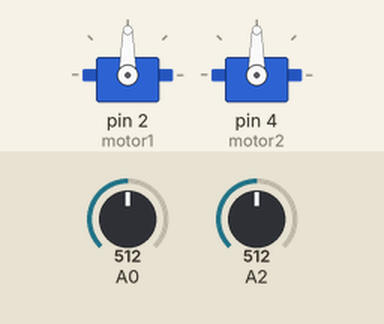
Simulated run of this sketch. Board: Arduino Uno, built with avr-gcc and run on an emulated ATmega328P. On the bench: 2 × servo. The inputs (shaded band) are chosen by the test bench; at power-on: A0 = 512, A2 = 512. What the sketch prints to the serial monitor is not drawn.

Above: at 1.2 s.
1.3 s: A0 set to 561
At 2.5 s:
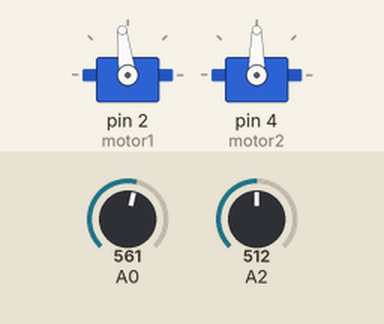
3.9 s: A0 set to 593
At 4.3 s:
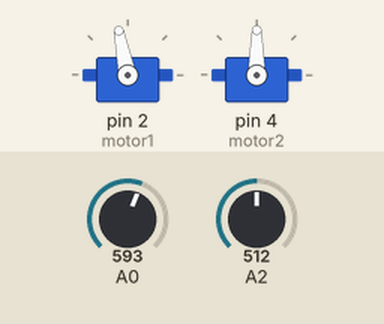
5.4 s: A2 set to 571
At 6.6 s:
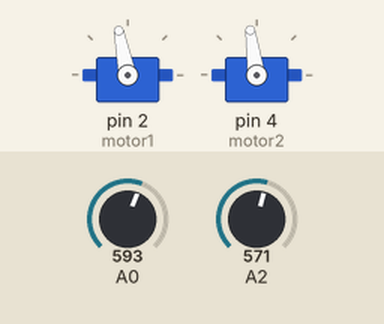
6.9 s: A2 set to 598
At 7.9 s:
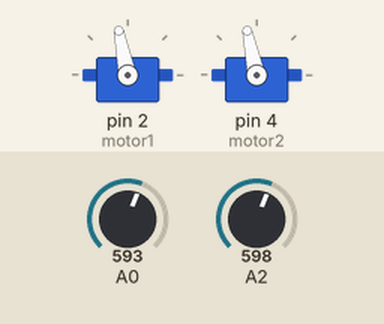
8.4 s: A2 set to 989
At 9.0 s:
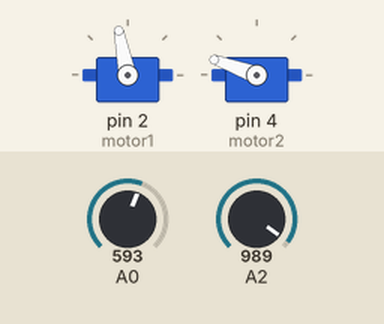
9.9 s: A2 set to 1015
At 10.2 s:
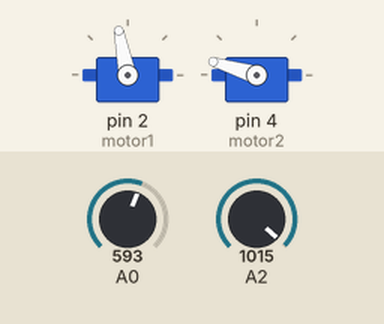
Timing chart, 0 to 12.7 s (numbered marks = the images above; inputs shaded):
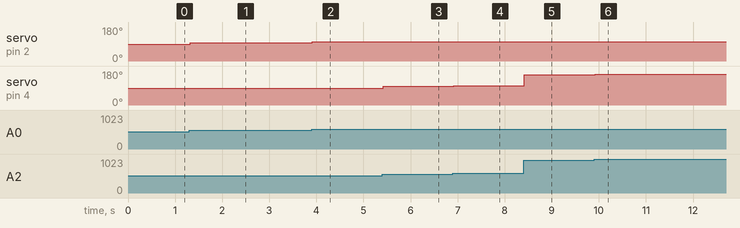

Measured:
- after the input at 1.3 s, servo on pin 2 (motor1): 90° → 97° at once
- after the input at 3.9 s, servo on pin 2 (motor1): 97° → 101° at once
- after the input at 5.4 s, servo on pin 4 (motor2): 90° → 98° at once
- after the input at 6.9 s, servo on pin 4 (motor2): 98° → 102° at once
- after the input at 8.4 s, servo on pin 4 (motor2): 102° → 160° at once
- after the input at 9.9 s, servo on pin 4 (motor2): 160° → 163° at once

The sketch:

servo2.ino
```cpp
#include <Servo.h>

Servo motor1;
Servo motor2;
int x=0,y=0;
int a=0,b=0;
void setup() {
  // put your setup code here, to run once:


motor1.attach(2);
motor2.attach(4);
Serial.begin(9600);
}

void loop() {
  // put your main code here, to run repeatedly:
x=analogRead(A0);
y=analogRead(A2);
a=map(x,0,1023,15,165);
b=map(y,0,1023,15,165);
Serial.print(x);
Serial.print(y);
Serial.print("  ");
Serial.print(a);
Serial.print(b);
motor1.write(a);
motor2.write(b);


}
```
